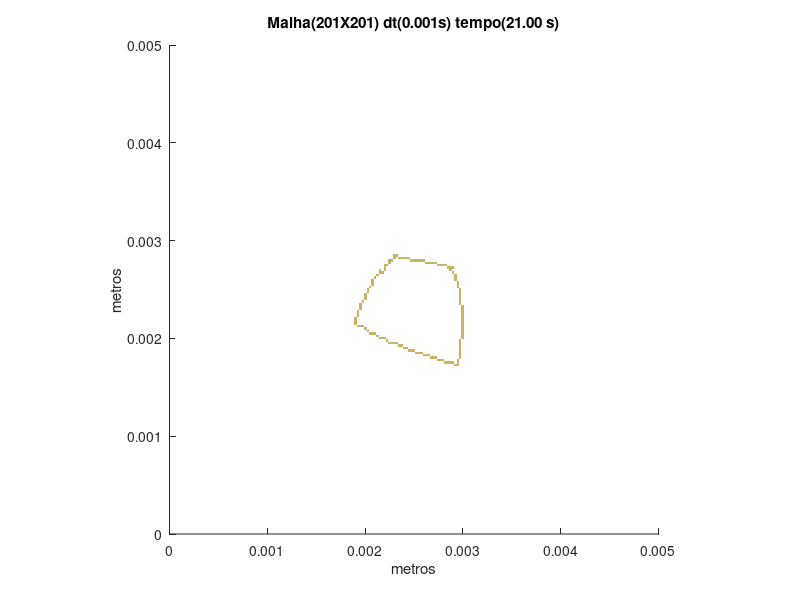

This figure's MATLAB source:
set (gca,'PlotBoxAspectRatio',[1 1 1],'Xlim',[0,0.005],'Ylim',[0,0.005])
hold on
title('Malha(201X201) dt(0.001s) tempo(21.00 s)')
hold on
ylabel('metros')
hold on
xlabel('metros')
hold on

fill([0.00291044776119403 0.00291044776119403 0.00293532338308458 0.00293532338308458],[0.00171641791044776 0.00174129353233831 0.00174129353233831 0.00171641791044776],[0.8,0.7,0.4],'LineStyle','none')

fill([0.00293532338308458 0.00293532338308458 0.00296019900497512 0.00296019900497512],[0.00171641791044776 0.00174129353233831 0.00174129353233831 0.00171641791044776],[0.8,0.7,0.4],'LineStyle','none')

fill([0.00281094527363184 0.00281094527363184 0.00283582089552239 0.00283582089552239],[0.00174129353233831 0.00176616915422886 0.00176616915422886 0.00174129353233831],[0.8,0.7,0.4],'LineStyle','none')

fill([0.00283582089552239 0.00283582089552239 0.00286069651741294 0.00286069651741294],[0.00174129353233831 0.00176616915422886 0.00176616915422886 0.00174129353233831],[0.8,0.7,0.4],'LineStyle','none')

fill([0.00286069651741294 0.00286069651741294 0.00288557213930348 0.00288557213930348],[0.00174129353233831 0.00176616915422886 0.00176616915422886 0.00174129353233831],[0.8,0.7,0.4],'LineStyle','none')

fill([0.00288557213930348 0.00288557213930348 0.00291044776119403 0.00291044776119403],[0.00174129353233831 0.00176616915422886 0.00176616915422886 0.00174129353233831],[0.8,0.7,0.4],'LineStyle','none')

fill([0.00293532338308458 0.00293532338308458 0.00296019900497512 0.00296019900497512],[0.00174129353233831 0.00176616915422886 0.00176616915422886 0.00174129353233831],[0.8,0.7,0.4],'LineStyle','none')

fill([0.0027363184079602 0.0027363184079602 0.00276119402985075 0.00276119402985075],[0.00176616915422886 0.0017910447761194 0.0017910447761194 0.00176616915422886],[0.8,0.7,0.4],'LineStyle','none')

fill([0.00276119402985075 0.00276119402985075 0.00278606965174129 0.00278606965174129],[0.00176616915422886 0.0017910447761194 0.0017910447761194 0.00176616915422886],[0.8,0.7,0.4],'LineStyle','none')

fill([0.00278606965174129 0.00278606965174129 0.00281094527363184 0.00281094527363184],[0.00176616915422886 0.0017910447761194 0.0017910447761194 0.00176616915422886],[0.8,0.7,0.4],'LineStyle','none')

fill([0.00293532338308458 0.00293532338308458 0.00296019900497512 0.00296019900497512],[0.00176616915422886 0.0017910447761194 0.0017910447761194 0.00176616915422886],[0.8,0.7,0.4],'LineStyle','none')

fill([0.00266169154228856 0.00266169154228856 0.0026865671641791 0.0026865671641791],[0.0017910447761194 0.00181592039800995 0.00181592039800995 0.0017910447761194],[0.8,0.7,0.4],'LineStyle','none')

fill([0.0026865671641791 0.0026865671641791 0.00271144278606965 0.00271144278606965],[0.0017910447761194 0.00181592039800995 0.00181592039800995 0.0017910447761194],[0.8,0.7,0.4],'LineStyle','none')

fill([0.00271144278606965 0.00271144278606965 0.0027363184079602 0.0027363184079602],[0.0017910447761194 0.00181592039800995 0.00181592039800995 0.0017910447761194],[0.8,0.7,0.4],'LineStyle','none')

fill([0.00296019900497512 0.00296019900497512 0.00298507462686567 0.00298507462686567],[0.0017910447761194 0.00181592039800995 0.00181592039800995 0.0017910447761194],[0.8,0.7,0.4],'LineStyle','none')

fill([0.00258706467661692 0.00258706467661692 0.00261194029850746 0.00261194029850746],[0.00181592039800995 0.0018407960199005 0.0018407960199005 0.00181592039800995],[0.8,0.7,0.4],'LineStyle','none')

fill([0.00261194029850746 0.00261194029850746 0.00263681592039801 0.00263681592039801],[0.00181592039800995 0.0018407960199005 0.0018407960199005 0.00181592039800995],[0.8,0.7,0.4],'LineStyle','none')

fill([0.00263681592039801 0.00263681592039801 0.00266169154228856 0.00266169154228856],[0.00181592039800995 0.0018407960199005 0.0018407960199005 0.00181592039800995],[0.8,0.7,0.4],'LineStyle','none')

fill([0.00296019900497512 0.00296019900497512 0.00298507462686567 0.00298507462686567],[0.00181592039800995 0.0018407960199005 0.0018407960199005 0.00181592039800995],[0.8,0.7,0.4],'LineStyle','none')

fill([0.00251243781094527 0.00251243781094527 0.00253731343283582 0.00253731343283582],[0.0018407960199005 0.00186567164179104 0.00186567164179104 0.0018407960199005],[0.8,0.7,0.4],'LineStyle','none')

fill([0.00253731343283582 0.00253731343283582 0.00256218905472637 0.00256218905472637],[0.0018407960199005 0.00186567164179104 0.00186567164179104 0.0018407960199005],[0.8,0.7,0.4],'LineStyle','none')

fill([0.00256218905472637 0.00256218905472637 0.00258706467661692 0.00258706467661692],[0.0018407960199005 0.00186567164179104 0.00186567164179104 0.0018407960199005],[0.8,0.7,0.4],'LineStyle','none')

fill([0.00296019900497512 0.00296019900497512 0.00298507462686567 0.00298507462686567],[0.0018407960199005 0.00186567164179104 0.00186567164179104 0.0018407960199005],[0.8,0.7,0.4],'LineStyle','none')

fill([0.00243781094527363 0.00243781094527363 0.00246268656716418 0.00246268656716418],[0.00186567164179104 0.00189054726368159 0.00189054726368159 0.00186567164179104],[0.8,0.7,0.4],'LineStyle','none')

fill([0.00246268656716418 0.00246268656716418 0.00248756218905473 0.00248756218905473],[0.00186567164179104 0.00189054726368159 0.00189054726368159 0.00186567164179104],[0.8,0.7,0.4],'LineStyle','none')

fill([0.00248756218905473 0.00248756218905473 0.00251243781094527 0.00251243781094527],[0.00186567164179104 0.00189054726368159 0.00189054726368159 0.00186567164179104],[0.8,0.7,0.4],'LineStyle','none')

fill([0.00296019900497512 0.00296019900497512 0.00298507462686567 0.00298507462686567],[0.00186567164179104 0.00189054726368159 0.00189054726368159 0.00186567164179104],[0.8,0.7,0.4],'LineStyle','none')

fill([0.00238805970149254 0.00238805970149254 0.00241293532338308 0.00241293532338308],[0.00189054726368159 0.00191542288557214 0.00191542288557214 0.00189054726368159],[0.8,0.7,0.4],'LineStyle','none')

fill([0.00241293532338308 0.00241293532338308 0.00243781094527363 0.00243781094527363],[0.00189054726368159 0.00191542288557214 0.00191542288557214 0.00189054726368159],[0.8,0.7,0.4],'LineStyle','none')

fill([0.00296019900497512 0.00296019900497512 0.00298507462686567 0.00298507462686567],[0.00189054726368159 0.00191542288557214 0.00191542288557214 0.00189054726368159],[0.8,0.7,0.4],'LineStyle','none')

fill([0.00233830845771144 0.00233830845771144 0.00236318407960199 0.00236318407960199],[0.00191542288557214 0.00194029850746269 0.00194029850746269 0.00191542288557214],[0.8,0.7,0.4],'LineStyle','none')

fill([0.00236318407960199 0.00236318407960199 0.00238805970149254 0.00238805970149254],[0.00191542288557214 0.00194029850746269 0.00194029850746269 0.00191542288557214],[0.8,0.7,0.4],'LineStyle','none')

fill([0.00296019900497512 0.00296019900497512 0.00298507462686567 0.00298507462686567],[0.00191542288557214 0.00194029850746269 0.00194029850746269 0.00191542288557214],[0.8,0.7,0.4],'LineStyle','none')

fill([0.00223880597014925 0.00223880597014925 0.0022636815920398 0.0022636815920398],[0.00194029850746269 0.00196517412935323 0.00196517412935323 0.00194029850746269],[0.8,0.7,0.4],'LineStyle','none')

fill([0.0022636815920398 0.0022636815920398 0.00228855721393035 0.00228855721393035],[0.00194029850746269 0.00196517412935323 0.00196517412935323 0.00194029850746269],[0.8,0.7,0.4],'LineStyle','none')

fill([0.00228855721393035 0.00228855721393035 0.0023134328358209 0.0023134328358209],[0.00194029850746269 0.00196517412935323 0.00196517412935323 0.00194029850746269],[0.8,0.7,0.4],'LineStyle','none')

fill([0.0023134328358209 0.0023134328358209 0.00233830845771144 0.00233830845771144],[0.00194029850746269 0.00196517412935323 0.00196517412935323 0.00194029850746269],[0.8,0.7,0.4],'LineStyle','none')

fill([0.00296019900497512 0.00296019900497512 0.00298507462686567 0.00298507462686567],[0.00194029850746269 0.00196517412935323 0.00196517412935323 0.00194029850746269],[0.8,0.7,0.4],'LineStyle','none')

fill([0.00221393034825871 0.00221393034825871 0.00223880597014925 0.00223880597014925],[0.00196517412935323 0.00199004975124378 0.00199004975124378 0.00196517412935323],[0.8,0.7,0.4],'LineStyle','none')

fill([0.00296019900497512 0.00296019900497512 0.00298507462686567 0.00298507462686567],[0.00196517412935323 0.00199004975124378 0.00199004975124378 0.00196517412935323],[0.8,0.7,0.4],'LineStyle','none')

fill([0.00213930348258706 0.00213930348258706 0.00216417910447761 0.00216417910447761],[0.00199004975124378 0.00201492537313433 0.00201492537313433 0.00199004975124378],[0.8,0.7,0.4],'LineStyle','none')

fill([0.00216417910447761 0.00216417910447761 0.00218905472636816 0.00218905472636816],[0.00199004975124378 0.00201492537313433 0.00201492537313433 0.00199004975124378],[0.8,0.7,0.4],'LineStyle','none')

fill([0.00218905472636816 0.00218905472636816 0.00221393034825871 0.00221393034825871],[0.00199004975124378 0.00201492537313433 0.00201492537313433 0.00199004975124378],[0.8,0.7,0.4],'LineStyle','none')

fill([0.00298507462686567 0.00298507462686567 0.00300995024875622 0.00300995024875622],[0.00199004975124378 0.00201492537313433 0.00201492537313433 0.00199004975124378],[0.8,0.7,0.4],'LineStyle','none')

fill([0.00211442786069652 0.00211442786069652 0.00213930348258706 0.00213930348258706],[0.00201492537313433 0.00203980099502488 0.00203980099502488 0.00201492537313433],[0.8,0.7,0.4],'LineStyle','none')

fill([0.00298507462686567 0.00298507462686567 0.00300995024875622 0.00300995024875622],[0.00201492537313433 0.00203980099502488 0.00203980099502488 0.00201492537313433],[0.8,0.7,0.4],'LineStyle','none')

fill([0.00203980099502488 0.00203980099502488 0.00206467661691542 0.00206467661691542],[0.00203980099502488 0.00206467661691542 0.00206467661691542 0.00203980099502488],[0.8,0.7,0.4],'LineStyle','none')

fill([0.00206467661691542 0.00206467661691542 0.00208955223880597 0.00208955223880597],[0.00203980099502488 0.00206467661691542 0.00206467661691542 0.00203980099502488],[0.8,0.7,0.4],'LineStyle','none')

fill([0.00208955223880597 0.00208955223880597 0.00211442786069652 0.00211442786069652],[0.00203980099502488 0.00206467661691542 0.00206467661691542 0.00203980099502488],[0.8,0.7,0.4],'LineStyle','none')

fill([0.00298507462686567 0.00298507462686567 0.00300995024875622 0.00300995024875622],[0.00203980099502488 0.00206467661691542 0.00206467661691542 0.00203980099502488],[0.8,0.7,0.4],'LineStyle','none')

fill([0.00201492537313433 0.00201492537313433 0.00203980099502488 0.00203980099502488],[0.00206467661691542 0.00208955223880597 0.00208955223880597 0.00206467661691542],[0.8,0.7,0.4],'LineStyle','none')

fill([0.00298507462686567 0.00298507462686567 0.00300995024875622 0.00300995024875622],[0.00206467661691542 0.00208955223880597 0.00208955223880597 0.00206467661691542],[0.8,0.7,0.4],'LineStyle','none')

fill([0.00199004975124378 0.00199004975124378 0.00201492537313433 0.00201492537313433],[0.00208955223880597 0.00211442786069652 0.00211442786069652 0.00208955223880597],[0.8,0.7,0.4],'LineStyle','none')

fill([0.00298507462686567 0.00298507462686567 0.00300995024875622 0.00300995024875622],[0.00208955223880597 0.00211442786069652 0.00211442786069652 0.00208955223880597],[0.8,0.7,0.4],'LineStyle','none')

fill([0.00191542288557214 0.00191542288557214 0.00194029850746269 0.00194029850746269],[0.00211442786069652 0.00213930348258706 0.00213930348258706 0.00211442786069652],[0.8,0.7,0.4],'LineStyle','none')

fill([0.00194029850746269 0.00194029850746269 0.00196517412935323 0.00196517412935323],[0.00211442786069652 0.00213930348258706 0.00213930348258706 0.00211442786069652],[0.8,0.7,0.4],'LineStyle','none')

fill([0.00196517412935323 0.00196517412935323 0.00199004975124378 0.00199004975124378],[0.00211442786069652 0.00213930348258706 0.00213930348258706 0.00211442786069652],[0.8,0.7,0.4],'LineStyle','none')

fill([0.00298507462686567 0.00298507462686567 0.00300995024875622 0.00300995024875622],[0.00211442786069652 0.00213930348258706 0.00213930348258706 0.00211442786069652],[0.8,0.7,0.4],'LineStyle','none')

fill([0.00189054726368159 0.00189054726368159 0.00191542288557214 0.00191542288557214],[0.00213930348258706 0.00216417910447761 0.00216417910447761 0.00213930348258706],[0.8,0.7,0.4],'LineStyle','none')

fill([0.00298507462686567 0.00298507462686567 0.00300995024875622 0.00300995024875622],[0.00213930348258706 0.00216417910447761 0.00216417910447761 0.00213930348258706],[0.8,0.7,0.4],'LineStyle','none')

fill([0.00189054726368159 0.00189054726368159 0.00191542288557214 0.00191542288557214],[0.00216417910447761 0.00218905472636816 0.00218905472636816 0.00216417910447761],[0.8,0.7,0.4],'LineStyle','none')

fill([0.00298507462686567 0.00298507462686567 0.00300995024875622 0.00300995024875622],[0.00216417910447761 0.00218905472636816 0.00218905472636816 0.00216417910447761],[0.8,0.7,0.4],'LineStyle','none')

fill([0.00189054726368159 0.00189054726368159 0.00191542288557214 0.00191542288557214],[0.00218905472636816 0.00221393034825871 0.00221393034825871 0.00218905472636816],[0.8,0.7,0.4],'LineStyle','none')

fill([0.00298507462686567 0.00298507462686567 0.00300995024875622 0.00300995024875622],[0.00218905472636816 0.00221393034825871 0.00221393034825871 0.00218905472636816],[0.8,0.7,0.4],'LineStyle','none')

fill([0.00191542288557214 0.00191542288557214 0.00194029850746269 0.00194029850746269],[0.00221393034825871 0.00223880597014925 0.00223880597014925 0.00221393034825871],[0.8,0.7,0.4],'LineStyle','none')

fill([0.00298507462686567 0.00298507462686567 0.00300995024875622 0.00300995024875622],[0.00221393034825871 0.00223880597014925 0.00223880597014925 0.00221393034825871],[0.8,0.7,0.4],'LineStyle','none')

fill([0.00191542288557214 0.00191542288557214 0.00194029850746269 0.00194029850746269],[0.00223880597014925 0.0022636815920398 0.0022636815920398 0.00223880597014925],[0.8,0.7,0.4],'LineStyle','none')

fill([0.00298507462686567 0.00298507462686567 0.00300995024875622 0.00300995024875622],[0.00223880597014925 0.0022636815920398 0.0022636815920398 0.00223880597014925],[0.8,0.7,0.4],'LineStyle','none')

fill([0.00191542288557214 0.00191542288557214 0.00194029850746269 0.00194029850746269],[0.0022636815920398 0.00228855721393035 0.00228855721393035 0.0022636815920398],[0.8,0.7,0.4],'LineStyle','none')

fill([0.00298507462686567 0.00298507462686567 0.00300995024875622 0.00300995024875622],[0.0022636815920398 0.00228855721393035 0.00228855721393035 0.0022636815920398],[0.8,0.7,0.4],'LineStyle','none')

fill([0.00194029850746269 0.00194029850746269 0.00196517412935323 0.00196517412935323],[0.00228855721393035 0.0023134328358209 0.0023134328358209 0.00228855721393035],[0.8,0.7,0.4],'LineStyle','none')

fill([0.00298507462686567 0.00298507462686567 0.00300995024875622 0.00300995024875622],[0.00228855721393035 0.0023134328358209 0.0023134328358209 0.00228855721393035],[0.8,0.7,0.4],'LineStyle','none')

fill([0.00194029850746269 0.00194029850746269 0.00196517412935323 0.00196517412935323],[0.0023134328358209 0.00233830845771144 0.00233830845771144 0.0023134328358209],[0.8,0.7,0.4],'LineStyle','none')

fill([0.00298507462686567 0.00298507462686567 0.00300995024875622 0.00300995024875622],[0.0023134328358209 0.00233830845771144 0.00233830845771144 0.0023134328358209],[0.8,0.7,0.4],'LineStyle','none')

fill([0.00194029850746269 0.00194029850746269 0.00196517412935323 0.00196517412935323],[0.00233830845771144 0.00236318407960199 0.00236318407960199 0.00233830845771144],[0.8,0.7,0.4],'LineStyle','none')

fill([0.00296019900497512 0.00296019900497512 0.00298507462686567 0.00298507462686567],[0.00233830845771144 0.00236318407960199 0.00236318407960199 0.00233830845771144],[0.8,0.7,0.4],'LineStyle','none')

fill([0.00196517412935323 0.00196517412935323 0.00199004975124378 0.00199004975124378],[0.00236318407960199 0.00238805970149254 0.00238805970149254 0.00236318407960199],[0.8,0.7,0.4],'LineStyle','none')

fill([0.00296019900497512 0.00296019900497512 0.00298507462686567 0.00298507462686567],[0.00236318407960199 0.00238805970149254 0.00238805970149254 0.00236318407960199],[0.8,0.7,0.4],'LineStyle','none')

fill([0.00199004975124378 0.00199004975124378 0.00201492537313433 0.00201492537313433],[0.00238805970149254 0.00241293532338308 0.00241293532338308 0.00238805970149254],[0.8,0.7,0.4],'LineStyle','none')

fill([0.00296019900497512 0.00296019900497512 0.00298507462686567 0.00298507462686567],[0.00238805970149254 0.00241293532338308 0.00241293532338308 0.00238805970149254],[0.8,0.7,0.4],'LineStyle','none')

fill([0.00199004975124378 0.00199004975124378 0.00201492537313433 0.00201492537313433],[0.00241293532338308 0.00243781094527363 0.00243781094527363 0.00241293532338308],[0.8,0.7,0.4],'LineStyle','none')

fill([0.00296019900497512 0.00296019900497512 0.00298507462686567 0.00298507462686567],[0.00241293532338308 0.00243781094527363 0.00243781094527363 0.00241293532338308],[0.8,0.7,0.4],'LineStyle','none')

fill([0.00199004975124378 0.00199004975124378 0.00201492537313433 0.00201492537313433],[0.00243781094527363 0.00246268656716418 0.00246268656716418 0.00243781094527363],[0.8,0.7,0.4],'LineStyle','none')

fill([0.00296019900497512 0.00296019900497512 0.00298507462686567 0.00298507462686567],[0.00243781094527363 0.00246268656716418 0.00246268656716418 0.00243781094527363],[0.8,0.7,0.4],'LineStyle','none')

fill([0.00201492537313433 0.00201492537313433 0.00203980099502488 0.00203980099502488],[0.00246268656716418 0.00248756218905473 0.00248756218905473 0.00246268656716418],[0.8,0.7,0.4],'LineStyle','none')

fill([0.00296019900497512 0.00296019900497512 0.00298507462686567 0.00298507462686567],[0.00246268656716418 0.00248756218905473 0.00248756218905473 0.00246268656716418],[0.8,0.7,0.4],'LineStyle','none')

fill([0.00201492537313433 0.00201492537313433 0.00203980099502488 0.00203980099502488],[0.00248756218905473 0.00251243781094527 0.00251243781094527 0.00248756218905473],[0.8,0.7,0.4],'LineStyle','none')

fill([0.00296019900497512 0.00296019900497512 0.00298507462686567 0.00298507462686567],[0.00248756218905473 0.00251243781094527 0.00251243781094527 0.00248756218905473],[0.8,0.7,0.4],'LineStyle','none')

fill([0.00203980099502488 0.00203980099502488 0.00206467661691542 0.00206467661691542],[0.00251243781094527 0.00253731343283582 0.00253731343283582 0.00251243781094527],[0.8,0.7,0.4],'LineStyle','none')

fill([0.00293532338308458 0.00293532338308458 0.00296019900497512 0.00296019900497512],[0.00251243781094527 0.00253731343283582 0.00253731343283582 0.00251243781094527],[0.8,0.7,0.4],'LineStyle','none')

fill([0.00206467661691542 0.00206467661691542 0.00208955223880597 0.00208955223880597],[0.00253731343283582 0.00256218905472637 0.00256218905472637 0.00253731343283582],[0.8,0.7,0.4],'LineStyle','none')

fill([0.00293532338308458 0.00293532338308458 0.00296019900497512 0.00296019900497512],[0.00253731343283582 0.00256218905472637 0.00256218905472637 0.00253731343283582],[0.8,0.7,0.4],'LineStyle','none')

fill([0.00206467661691542 0.00206467661691542 0.00208955223880597 0.00208955223880597],[0.00256218905472637 0.00258706467661692 0.00258706467661692 0.00256218905472637],[0.8,0.7,0.4],'LineStyle','none')

fill([0.00293532338308458 0.00293532338308458 0.00296019900497512 0.00296019900497512],[0.00256218905472637 0.00258706467661692 0.00258706467661692 0.00256218905472637],[0.8,0.7,0.4],'LineStyle','none')

fill([0.00206467661691542 0.00206467661691542 0.00208955223880597 0.00208955223880597],[0.00258706467661692 0.00261194029850746 0.00261194029850746 0.00258706467661692],[0.8,0.7,0.4],'LineStyle','none')

fill([0.00291044776119403 0.00291044776119403 0.00293532338308458 0.00293532338308458],[0.00258706467661692 0.00261194029850746 0.00261194029850746 0.00258706467661692],[0.8,0.7,0.4],'LineStyle','none')

fill([0.00208955223880597 0.00208955223880597 0.00211442786069652 0.00211442786069652],[0.00261194029850746 0.00263681592039801 0.00263681592039801 0.00261194029850746],[0.8,0.7,0.4],'LineStyle','none')

fill([0.00291044776119403 0.00291044776119403 0.00293532338308458 0.00293532338308458],[0.00261194029850746 0.00263681592039801 0.00263681592039801 0.00261194029850746],[0.8,0.7,0.4],'LineStyle','none')

fill([0.00211442786069652 0.00211442786069652 0.00213930348258706 0.00213930348258706],[0.00263681592039801 0.00266169154228856 0.00266169154228856 0.00263681592039801],[0.8,0.7,0.4],'LineStyle','none')

fill([0.00291044776119403 0.00291044776119403 0.00293532338308458 0.00293532338308458],[0.00263681592039801 0.00266169154228856 0.00266169154228856 0.00263681592039801],[0.8,0.7,0.4],'LineStyle','none')

fill([0.00213930348258706 0.00213930348258706 0.00216417910447761 0.00216417910447761],[0.00266169154228856 0.0026865671641791 0.0026865671641791 0.00266169154228856],[0.8,0.7,0.4],'LineStyle','none')

fill([0.00216417910447761 0.00216417910447761 0.00218905472636816 0.00218905472636816],[0.00266169154228856 0.0026865671641791 0.0026865671641791 0.00266169154228856],[0.8,0.7,0.4],'LineStyle','none')

fill([0.00288557213930348 0.00288557213930348 0.00291044776119403 0.00291044776119403],[0.00266169154228856 0.0026865671641791 0.0026865671641791 0.00266169154228856],[0.8,0.7,0.4],'LineStyle','none')

fill([0.00213930348258706 0.00213930348258706 0.00216417910447761 0.00216417910447761],[0.0026865671641791 0.00271144278606965 0.00271144278606965 0.0026865671641791],[0.8,0.7,0.4],'LineStyle','none')

fill([0.00218905472636816 0.00218905472636816 0.00221393034825871 0.00221393034825871],[0.0026865671641791 0.00271144278606965 0.00271144278606965 0.0026865671641791],[0.8,0.7,0.4],'LineStyle','none')

fill([0.00286069651741294 0.00286069651741294 0.00288557213930348 0.00288557213930348],[0.0026865671641791 0.00271144278606965 0.00271144278606965 0.0026865671641791],[0.8,0.7,0.4],'LineStyle','none')

fill([0.00218905472636816 0.00218905472636816 0.00221393034825871 0.00221393034825871],[0.00271144278606965 0.0027363184079602 0.0027363184079602 0.00271144278606965],[0.8,0.7,0.4],'LineStyle','none')

fill([0.00283582089552239 0.00283582089552239 0.00286069651741294 0.00286069651741294],[0.00271144278606965 0.0027363184079602 0.0027363184079602 0.00271144278606965],[0.8,0.7,0.4],'LineStyle','none')

fill([0.00286069651741294 0.00286069651741294 0.00288557213930348 0.00288557213930348],[0.00271144278606965 0.0027363184079602 0.0027363184079602 0.00271144278606965],[0.8,0.7,0.4],'LineStyle','none')

fill([0.00288557213930348 0.00288557213930348 0.00291044776119403 0.00291044776119403],[0.00271144278606965 0.0027363184079602 0.0027363184079602 0.00271144278606965],[0.8,0.7,0.4],'LineStyle','none')

fill([0.00218905472636816 0.00218905472636816 0.00221393034825871 0.00221393034825871],[0.0027363184079602 0.00276119402985075 0.00276119402985075 0.0027363184079602],[0.8,0.7,0.4],'LineStyle','none')

fill([0.00221393034825871 0.00221393034825871 0.00223880597014925 0.00223880597014925],[0.0027363184079602 0.00276119402985075 0.00276119402985075 0.0027363184079602],[0.8,0.7,0.4],'LineStyle','none')

fill([0.0027363184079602 0.0027363184079602 0.00276119402985075 0.00276119402985075],[0.0027363184079602 0.00276119402985075 0.00276119402985075 0.0027363184079602],[0.8,0.7,0.4],'LineStyle','none')

fill([0.00276119402985075 0.00276119402985075 0.00278606965174129 0.00278606965174129],[0.0027363184079602 0.00276119402985075 0.00276119402985075 0.0027363184079602],[0.8,0.7,0.4],'LineStyle','none')

fill([0.00278606965174129 0.00278606965174129 0.00281094527363184 0.00281094527363184],[0.0027363184079602 0.00276119402985075 0.00276119402985075 0.0027363184079602],[0.8,0.7,0.4],'LineStyle','none')

fill([0.00281094527363184 0.00281094527363184 0.00283582089552239 0.00283582089552239],[0.0027363184079602 0.00276119402985075 0.00276119402985075 0.0027363184079602],[0.8,0.7,0.4],'LineStyle','none')

fill([0.00223880597014925 0.00223880597014925 0.0022636815920398 0.0022636815920398],[0.00276119402985075 0.00278606965174129 0.00278606965174129 0.00276119402985075],[0.8,0.7,0.4],'LineStyle','none')

fill([0.00261194029850746 0.00261194029850746 0.00263681592039801 0.00263681592039801],[0.00276119402985075 0.00278606965174129 0.00278606965174129 0.00276119402985075],[0.8,0.7,0.4],'LineStyle','none')

fill([0.00263681592039801 0.00263681592039801 0.00266169154228856 0.00266169154228856],[0.00276119402985075 0.00278606965174129 0.00278606965174129 0.00276119402985075],[0.8,0.7,0.4],'LineStyle','none')

fill([0.00266169154228856 0.00266169154228856 0.0026865671641791 0.0026865671641791],[0.00276119402985075 0.00278606965174129 0.00278606965174129 0.00276119402985075],[0.8,0.7,0.4],'LineStyle','none')

fill([0.0026865671641791 0.0026865671641791 0.00271144278606965 0.00271144278606965],[0.00276119402985075 0.00278606965174129 0.00278606965174129 0.00276119402985075],[0.8,0.7,0.4],'LineStyle','none')

fill([0.00271144278606965 0.00271144278606965 0.0027363184079602 0.0027363184079602],[0.00276119402985075 0.00278606965174129 0.00278606965174129 0.00276119402985075],[0.8,0.7,0.4],'LineStyle','none')

fill([0.00223880597014925 0.00223880597014925 0.0022636815920398 0.0022636815920398],[0.00278606965174129 0.00281094527363184 0.00281094527363184 0.00278606965174129],[0.8,0.7,0.4],'LineStyle','none')

fill([0.0022636815920398 0.0022636815920398 0.00228855721393035 0.00228855721393035],[0.00278606965174129 0.00281094527363184 0.00281094527363184 0.00278606965174129],[0.8,0.7,0.4],'LineStyle','none')

fill([0.00246268656716418 0.00246268656716418 0.00248756218905473 0.00248756218905473],[0.00278606965174129 0.00281094527363184 0.00281094527363184 0.00278606965174129],[0.8,0.7,0.4],'LineStyle','none')

fill([0.00248756218905473 0.00248756218905473 0.00251243781094527 0.00251243781094527],[0.00278606965174129 0.00281094527363184 0.00281094527363184 0.00278606965174129],[0.8,0.7,0.4],'LineStyle','none')

fill([0.00251243781094527 0.00251243781094527 0.00253731343283582 0.00253731343283582],[0.00278606965174129 0.00281094527363184 0.00281094527363184 0.00278606965174129],[0.8,0.7,0.4],'LineStyle','none')

fill([0.00253731343283582 0.00253731343283582 0.00256218905472637 0.00256218905472637],[0.00278606965174129 0.00281094527363184 0.00281094527363184 0.00278606965174129],[0.8,0.7,0.4],'LineStyle','none')

fill([0.00256218905472637 0.00256218905472637 0.00258706467661692 0.00258706467661692],[0.00278606965174129 0.00281094527363184 0.00281094527363184 0.00278606965174129],[0.8,0.7,0.4],'LineStyle','none')

fill([0.00258706467661692 0.00258706467661692 0.00261194029850746 0.00261194029850746],[0.00278606965174129 0.00281094527363184 0.00281094527363184 0.00278606965174129],[0.8,0.7,0.4],'LineStyle','none')

fill([0.00228855721393035 0.00228855721393035 0.0023134328358209 0.0023134328358209],[0.00281094527363184 0.00283582089552239 0.00283582089552239 0.00281094527363184],[0.8,0.7,0.4],'LineStyle','none')

fill([0.00233830845771144 0.00233830845771144 0.00236318407960199 0.00236318407960199],[0.00281094527363184 0.00283582089552239 0.00283582089552239 0.00281094527363184],[0.8,0.7,0.4],'LineStyle','none')

fill([0.00236318407960199 0.00236318407960199 0.00238805970149254 0.00238805970149254],[0.00281094527363184 0.00283582089552239 0.00283582089552239 0.00281094527363184],[0.8,0.7,0.4],'LineStyle','none')

fill([0.00238805970149254 0.00238805970149254 0.00241293532338308 0.00241293532338308],[0.00281094527363184 0.00283582089552239 0.00283582089552239 0.00281094527363184],[0.8,0.7,0.4],'LineStyle','none')

fill([0.00241293532338308 0.00241293532338308 0.00243781094527363 0.00243781094527363],[0.00281094527363184 0.00283582089552239 0.00283582089552239 0.00281094527363184],[0.8,0.7,0.4],'LineStyle','none')

fill([0.00243781094527363 0.00243781094527363 0.00246268656716418 0.00246268656716418],[0.00281094527363184 0.00283582089552239 0.00283582089552239 0.00281094527363184],[0.8,0.7,0.4],'LineStyle','none')

fill([0.00228855721393035 0.00228855721393035 0.0023134328358209 0.0023134328358209],[0.00283582089552239 0.00286069651741294 0.00286069651741294 0.00283582089552239],[0.8,0.7,0.4],'LineStyle','none')

fill([0.0023134328358209 0.0023134328358209 0.00233830845771144 0.00233830845771144],[0.00283582089552239 0.00286069651741294 0.00286069651741294 0.00283582089552239],[0.8,0.7,0.4],'LineStyle','none')
